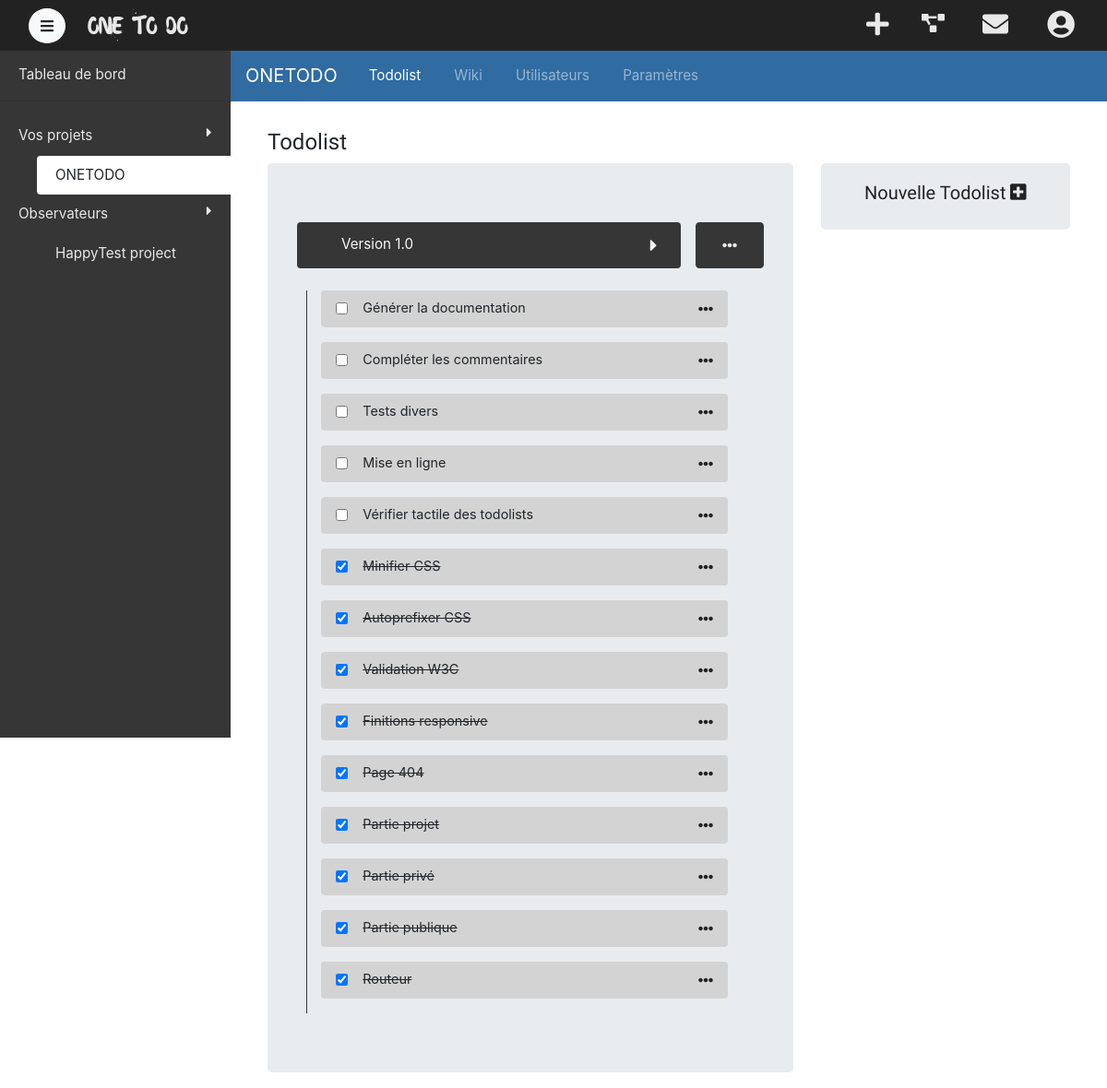
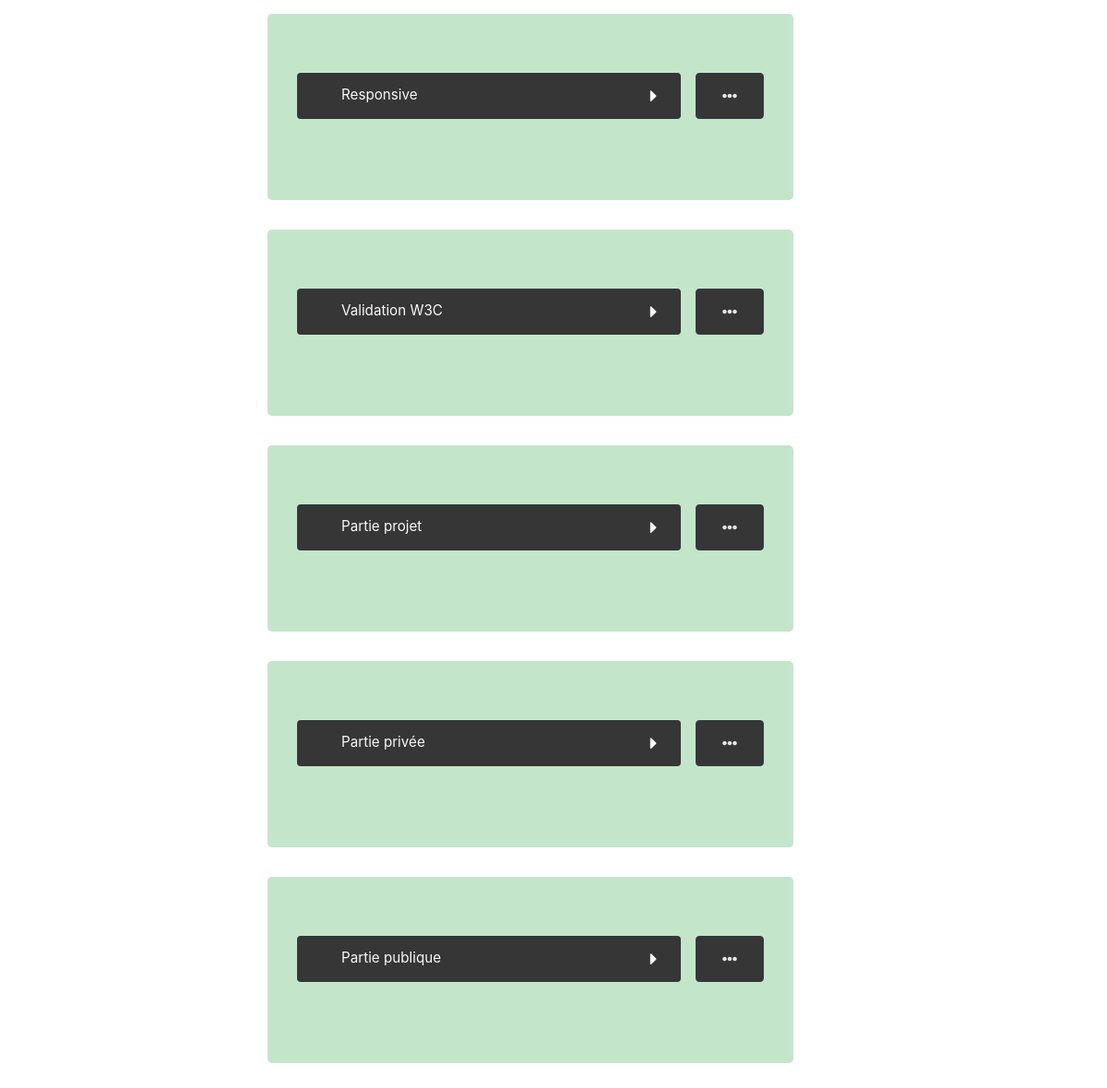
The page /projet/onetodo/todolist (signed in) on the database its author committed (2 pictures, top to bottom).
### tables this page shows
CREATE TABLE `access` (
  `id_user` int(11) NOT NULL,
  `id_project` int(11) NOT NULL,
  `access` tinyint(1) NOT NULL
);

CREATE TABLE `project` (
  `id` int(11) NOT NULL,
  `name` varchar(40) NOT NULL,
  `link` varchar(40) NOT NULL,
  `status` tinyint(1) NOT NULL DEFAULT '0',
  `open` tinyint(1) DEFAULT NULL,
  `color` varchar(10) DEFAULT '#306ba2',
  `description` tinytext,
  `wiki` longtext
);

CREATE TABLE `todolist` (
  `id` int(11) NOT NULL,
  `id_project` int(11) NOT NULL,
  `name` varchar(255) NOT NULL,
  `task_order` text NOT NULL,
  `completed` tinyint(1) NOT NULL DEFAULT '0'
);

CREATE TABLE `task` (
  `id` int(11) NOT NULL,
  `id_todolist` int(11) NOT NULL,
  `name` varchar(255) NOT NULL,
  `done` tinyint(1) NOT NULL DEFAULT '0'
);

### view/viewProject/viewTodolist.php (the view, shortened to what the rows shown need)
<?php
	require('projectNavbar.php');
?>
	<div class="container-fluid">
		<div class="row">
			<div class="col-xl-8 col-lg-12">
				<?php
					foreach ($todolists as $key => $todolist):
						$percentage = $todolistManager->getDoneTasks($todolist->id);
				?>
				<div class="jumbotron" style="<?php if ($percentage == 100) {echo "background-color: #C3E6CB";} ?>">
					<div class="d-flex pb-4">
						<a href="#todolist-<?= $todolist->id ?>" data-toggle="collapse" aria-expanded="<?php if ($percentage == 100) {echo "true";}else{echo 'false';} ?>" class="header-todolist text-light rounded pl-5 mr-3 activeCollapse d-flex align-items-center justify-content-between <?php if ($percentage == 100) {echo "collapsed";} ?>">
							<?= $todolist->name ?>
							<i class="fas fa-caret-down rotate fa-lg mr-4 ml-4 down"></i>
						</a>
						<?php if($access->access <= 2): ?>
						<button class="btn btn-dark dropdown-toggle button-more-todolist" data-toggle="dropdown" aria-haspopup="true" aria-expanded="false">
							<i class="fas fa-ellipsis-h ml-3 mr-3"></i>
						</button>
					<?php endif; ?>
					</div>
					<div class="block-content-todolist collapse border-left border-dark <?php if($access->access <= 2){echo 'todolistCollapse';} ?> <?php if ($percentage != 100) {echo "show";} ?>" id="todolist-<?= $todolist->id ?>">
						<?php
							if ($todolist->task_order):
								$order = unserialize($todolist->task_order);
								foreach ($order as $keyA => $value):
									foreach ($tasks as $keyB => $task):
										if ($value == $task->id):
											if ($task->id_todolist == $todolist->id):
						?>
						<div class="pb-3" id="<?= $task->id ?>">
							<div class="task-block-content rounded d-flex align-items-center justify-content-between" style="<?php if($access->access <= 2){echo 'cursor: move';}else{echo "cursor: default";} ?>">
								<div class="d-flex">
									<?php if($access->access <= 2): ?>
									<form action="processDoneTask" method="POST">
										<input type="checkbox" name="checkboxTask" title="Terminé" data-toggle="tooltip" data-trigger="hover" class="ml-3 mr-3" onChange="this.form.submit()" <?php if ($task->done == 1) {echo 'checked="checked"';} ?>>
									</form>
									<?php else: ?>
									<div class="fakeCheckbox"></div>
									<?php endif; ?>
									<span class="text-content-task">
										<?php
											if ($task->done == 0)
											{
												echo $task->name;
											}
											else
											{
												echo '<s>' . $task->name . '</s>';
											}
										?>
									</span>
								</div>
								<?php if($access->access <= 2): ?>
								<div>
									<div class="ml-3 mr-3 dropdown-toggle button-more-task" data-toggle="dropdown" aria-haspopup="true" aria-expanded="false" role="button">
										<i class="fas fa-ellipsis-h"></i>
									</div>
								</div>
								<?php endif; ?>
							</div>
						</div>
						<?php
											endif;
										endif;
									endforeach;
								endforeach;
							endif;
						?>
					</div>
				</div>
				<?php endforeach; ?>
			</div>
		</div>
	</div>
<?php
	require('./view/template/templateProject.php');
?>

### view/viewProject/projectNavbar.php (shortened to what the rows shown need)
<nav class="navbar navbar-expand-lg navbar-dark fixed-top fixed-top-2 border-bottom border-white" style="background-color: <?= $project->color() ?>;">
	<a class="navbar-brand" href="<?= \App\model\App::getDomainPath(); ?>/projet/<?= $project->link() ?>/home">
		<?= $project->name() ?>
	</a>
	<div class="collapse navbar-collapse justify-content-between" id="collapsibleNavbarProject">
		<ul class="navbar-nav">
		</ul>
	</div>
</nav>

### view/template/sidebar.php (shortened to what the rows shown need)
<?php
    $link = explode('/', $_GET['url']);
	$myProjectContent         = false;
	$watchProjectContent      = false;
    $myProjectContentCount         = 0;
    $contributeProjectContentCount = 0;
    $watchProjectContentCount      = 0;
    $arr_length = count($projects);
	for ($i = 0; $i < $arr_length; $i++)
	{
		if ($projects[$i]->access == 1)
		{
			$myProjectContent = true;
            $myProjectContentCount++;
		}
		elseif ($projects[$i]->access == 2)
		{
			$contributeProjectContent = true;
            $contributeProjectContentCount++;
		}
		elseif ($projects[$i]->access == 3)
		{
			$watchProjectContent = true;
            $watchProjectContentCount++;
		}
	}
 ?>
<nav id="sidebar">
    <ul class="list-unstyled components">
    	<?php if ($myProjectContent === true): ?>
        <li>
            <ul class="collapse <?php if($myProjectContentCount <= 7){echo 'show';} ?>" id="myProject">
            	<?php
					foreach ($projects as $key => $project):
						if ($project->access == 1):
				?>
                <li>
                    <a href="<?= \App\model\App::getDomainPath() . '/projet/' . $project->link . '/home' ?>" class="rounded-left projectColorLink <?php if(isset($link[1]) && $project->link == $link[1]){echo'activeProject';} ?>">
                        <?= $project->name ?>
                    </a>
                </li>
                <?php
						endif;
					endforeach;
				?>
            </ul>
        </li>
        <?php
			endif;
		?>
        <?php
			if ($watchProjectContent === true):
		?>
        <li>
            <ul class="collapse <?php if($watchProjectContentCount <= 5){echo 'show';} ?>" id="watchProject">
                <?php
					foreach ($projects as $key => $project):
						if ($project->access == 3):
				?>
                <li>
                    <a href="<?= \App\model\App::getDomainPath() . '/projet/' . $project->link . '/home' ?>" class="rounded-left projectColorLink <?php if(isset($link[1]) && $project->link == $link[1]){echo'activeProject';} ?>">
                        <?= $project->name ?>
                    </a>
                </li>
                <?php
						endif;
					endforeach;
				?>
            </ul>
        </li>
        <?php
    		endif;
    	?>
    </ul>
</nav>

### rows shown on the page
access: id_project.name "ONETODO"
access: id_project.name "HappyTest project"
project: name "ONETODO"
todolist: name "Version 1.0"
task: name "Générer la documentation"
task: name "Compléter les commentaires"
task: name "Tests divers"
task: name "Mise en ligne"
task: name "Vérifier tactile des todolists"
task: done "☑", name "Minifier CSS"
task: done "☑", name "Autoprefixer CSS"
task: done "☑", name "Validation W3C"
task: done "☑", name "Finitions responsive"
task: done "☑", name "Page 404"
task: done "☑", name "Partie projet"
task: done "☑", name "Partie privé"
task: done "☑", name "Partie publique"
task: done "☑", name "Routeur"
todolist: name "Responsive"
todolist: name "Validation W3C"
todolist: name "Partie projet"
todolist: name "Partie privée"
todolist: name "Partie publique"
